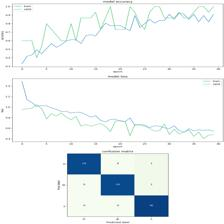

Reproduce this figure in Python.
from PIL import Image

img = Image.open('project.tm.report.jpg')
h, w = img.size
c = img.mode
if(c!='RGB'):
    img = img.convert('RGB')
if(h!=224 or w!=224):
    img = img.resize((224, 224))
img.save('test.jpg')